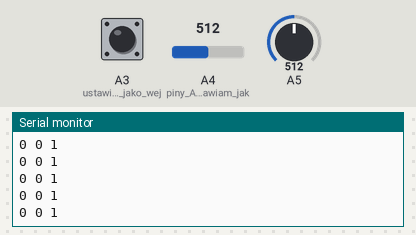
The sketch below on a simulated Arduino Uno, built with avr-gcc and run on an emulated ATmega328P. On the bench: the last lines printed to the serial monitor. The test bench sets the inputs (shaded band); at power-on: A4 (piny_A4_i_A5_ustawiam_jak) = 512, A5 = 512, A3 (ustawiamy_pin_A3_jako_wej) HIGH.

Above: at 1.2 s.
1.3 s: A4 (piny_A4_i_A5_ustawiam_jak) set to 650
At 2.4 s:
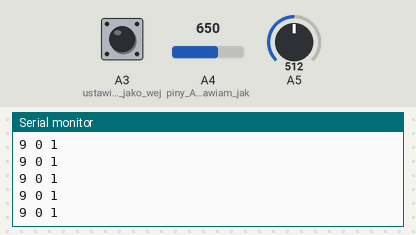
2.8 s: A4 (piny_A4_i_A5_ustawiam_jak) set to 679
At 3.4 s:
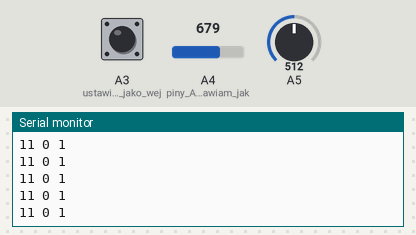
5.8 s: A5 set to 371
At 6.3 s:
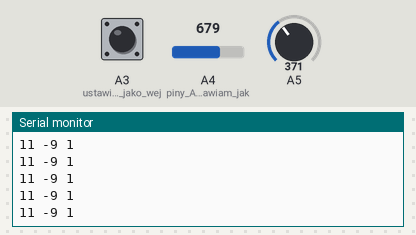
7.3 s: A5 set to 343
At 8.1 s:
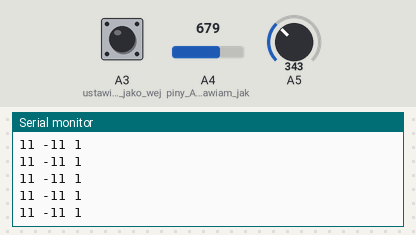
Timing chart, 0 to 10.3 s (numbered marks = the images above; inputs shaded):
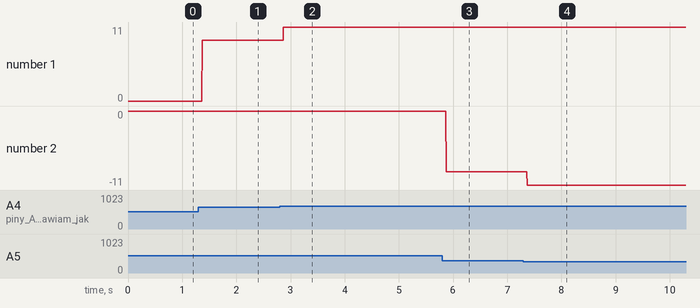

Measured:
- after the input at 1.3 s, the serial monitor: prints a new line after 0.07 s (image 1)
- after the input at 2.8 s, the serial monitor: prints a new line after 0.07 s (image 2)
- after the input at 5.8 s, the serial monitor: prints a new line after 0.07 s (image 3)
- after the input at 7.3 s, the serial monitor: prints a new line after 0.07 s (image 4)
- plotted number 1: 0 → 9 after the input at 1.3 s, 9 → 11 after the input at 2.8 s
- plotted number 2: 0 → -9 after the input at 5.8 s, -9 → -11 after the input at 7.3 s

The sketch:

joystick.ino
```cpp
//u mnie dla położenia centralnego ADC zwraca 503 i 521
const int x_mid=503;
const int y_mid=521;
//ustawiamy histerezę - tylko po przekroczeniu tej wartości od centrum będziemy cokolwiek robić
const int center_hist=5;

void setup()
{
  Serial.begin(9600);//ustawiamy port szeregowy do komunikacji z komputerem

  pinMode(A3, INPUT);//ustawiamy pin A3 jako wejście pod przycisk i włączamy podciąganie
  digitalWrite(A3, HIGH);
  pinMode(A4, INPUT);//piny A4 i A5 ustawiam jako wejścia - podepniemy tam odpowiednio osie X i Y joysticka
  pinMode(A5, INPUT);
}


void loop()
{
  int x=analogRead(A4);//odczytamy wartości napięć dla osi X i Y
  int y=analogRead(A5);

  if(x>(x_mid+center_hist)||x<(x_mid-center_hist)){//jeśli joystick jest wychylony poza połozenie neutralne
    x=(x-x_mid)/16;//przeliczmy jego położenie i zmniejszmy liczbę możliwych stanów (512/16=32)
    //uwaga - z powodu realizacji dzielenia w języku C otrzymamy niesymetryczny zakres - jeśli to nam przeszkadza możemy za pomocą instrukcji if dokonać obcięcia niesymetrycznej wartości)
  }else x=0;

  if(y>(y_mid+center_hist)||y<(y_mid-center_hist)){//to samo dla osi Y
    y=(y-y_mid)/16;
  }else y=0;

  Serial.print(x);//wyświetlamy je
  Serial.print(" ");
  Serial.print(y);
  Serial.print(" ");
  Serial.println(digitalRead(A3));//i na koniec przycisk
}
```
